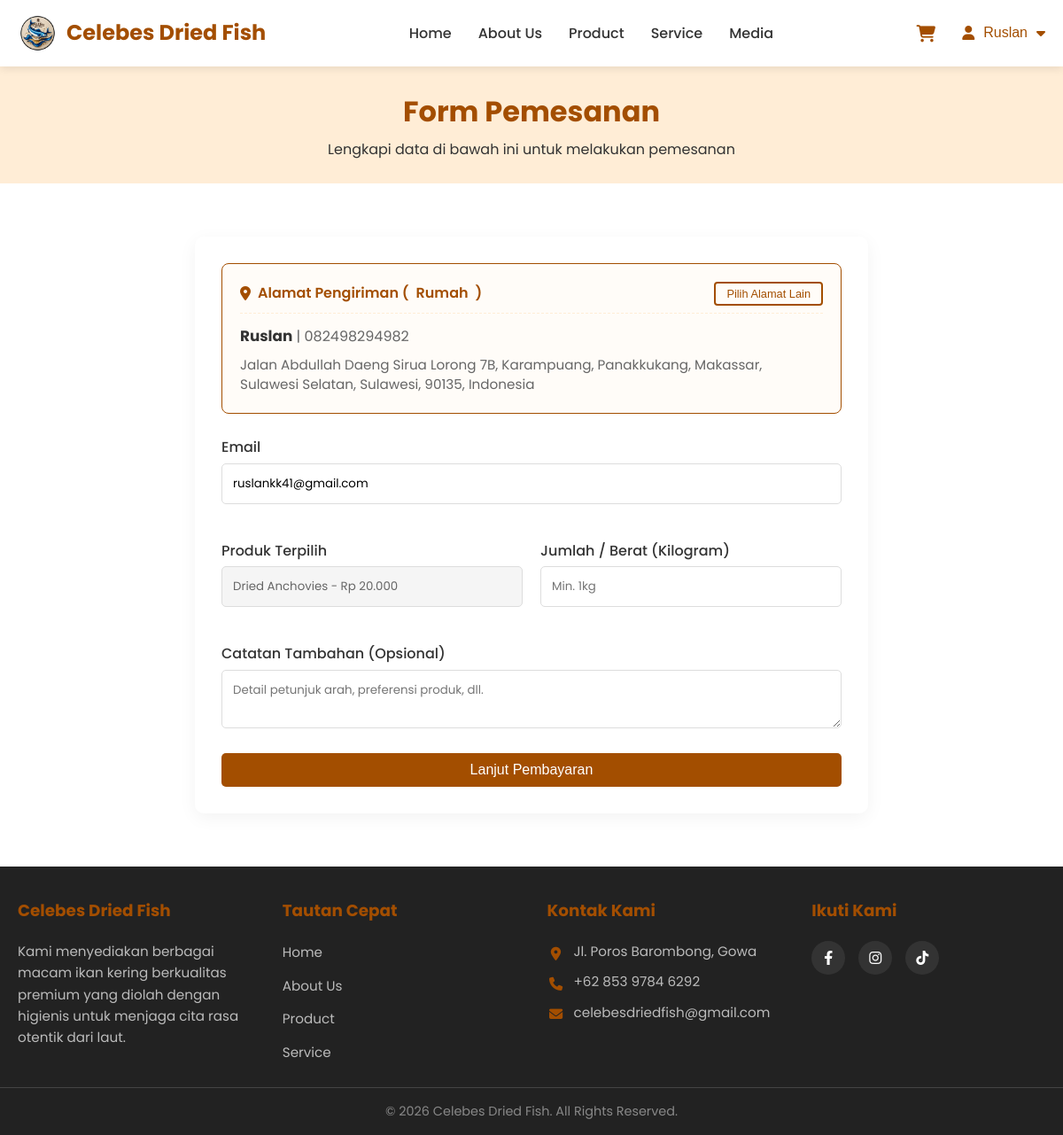
Screenshot of /order.php (signed in) with the database file from the repository.
### tables this page shows
CREATE TABLE `user_addresses` (
  `id` int(11) NOT NULL,
  `user_id` int(11) NOT NULL,
  `label` varchar(100) NOT NULL,
  `receiver_name` varchar(100) NOT NULL,
  `receiver_phone` varchar(20) NOT NULL,
  `address` text NOT NULL,
  `is_default` tinyint(1) DEFAULT 0,
  `created_at` timestamp NOT NULL DEFAULT current_timestamp()
);

CREATE TABLE `users` (
  `id` int(11) NOT NULL,
  `name` varchar(100) NOT NULL,
  `email` varchar(100) NOT NULL,
  `password` varchar(255) NOT NULL,
  `role` enum('user','admin') NOT NULL DEFAULT 'user',
  `created_at` timestamp NOT NULL DEFAULT current_timestamp()
);

CREATE TABLE `products` (
  `id` int(11) NOT NULL,
  `name` varchar(100) NOT NULL,
  `description` text DEFAULT NULL,
  `price` decimal(10,2) NOT NULL,
  `image` varchar(255) DEFAULT NULL,
  `created_at` timestamp NOT NULL DEFAULT current_timestamp()
);

### order.php (the view, shortened to what this page needs)
<?php
require_once 'config/database.php';
$user_id = $_SESSION['user_id'];
$addr_stmt = $conn->prepare("SELECT * FROM user_addresses WHERE user_id = ? ORDER BY is_default DESC, created_at DESC");
$addr_stmt->bind_param("i", $user_id);
$addr_stmt->execute();
$addr_res = $addr_stmt->get_result();
$addresses = [];
$default_address = null;
while ($row = $addr_res->fetch_assoc()) {
    $addresses[] = $row;
    if ($row['is_default']) {
        $default_address = $row;
    }
}
$user_email = '';
$user_stmt = $conn->prepare("SELECT email FROM users WHERE id = ?");
$user_stmt->bind_param("i", $user_id);
$user_stmt->execute();
$user_res = $user_stmt->get_result();
if ($user_row = $user_res->fetch_assoc()) {
    $user_email = $user_row['email'];
}
$products_query = $conn->query("SELECT id, name, price FROM products ORDER BY name ASC");
$products = [];
while ($row = $products_query->fetch_assoc()) {
    $products[] = $row;
}
require_once 'includes/header.php';
require_once 'includes/navbar.php';
?>
<div style="background-color: var(--primary-light); padding: 25px 0; text-align: center;">
    <div class="container">
        <h1 style="color: var(--primary-color); margin: 0 0 5px 0;">Form Pemesanan</h1>
        <p>Lengkapi data di bawah ini untuk melakukan pemesanan</p>
    </div>
</div>
<section style="padding: 60px 0;">
    <div class="container" style="max-width: 800px;">
        <div style="background: var(--white); padding: 30px; border-radius: 10px; box-shadow: 0 5px 20px rgba(0,0,0,0.05);">
            <?php if (!empty($addresses)): ?>
                <div id="selected-address-card" style="background: #fffcf8; padding: 20px; border-radius: 8px; border: 1.5px solid var(--primary-color); margin-bottom: 25px; position: relative;">
                    <div style="display: flex; justify-content: space-between; align-items: center; margin-bottom: 12px; border-bottom: 1px dashed var(--primary-light); padding-bottom: 8px;">
                        <span style="font-weight: 600; color: var(--primary-color); display: flex; align-items: center; gap: 8px;">
                            <i class="fas fa-map-marker-alt"></i> Alamat Pengiriman (<span id="active-label"><?php echo htmlspecialchars($default_address ? $default_address['label'] : $addresses[0]['label']); ?></span>)
                        </span>
                        <button type="button" class="btn btn-outline" style="padding: 4px 12px; font-size: 0.8rem; border-radius: 4px;" onclick="openAddressSelectModal()">Pilih Alamat Lain</button>
                    </div>
                    <div id="active-address-details">
                        <strong style="font-size: 1.05rem;" id="active-receiver-name"><?php echo htmlspecialchars($default_address ? $default_address['receiver_name'] : $addresses[0]['receiver_name']); ?></strong>
                        <span style="color: var(--text-light);" id="active-receiver-phone">| <?php echo htmlspecialchars($default_address ? $default_address['receiver_phone'] : $addresses[0]['receiver_phone']); ?></span>
                        <p style="margin-top: 8px; color: var(--text-light); font-size: 0.95rem; line-height: 1.5; white-space: pre-line;" id="active-address-text"><?php echo htmlspecialchars($default_address ? $default_address['address'] : $addresses[0]['address']); ?></p>
                    </div>
                </div>
            <?php endif; ?>
            <form action="order.php" method="POST" enctype="multipart/form-data">
                <div class="input-group" style="margin-top: 20px;">
                    <label for="email">Email</label>
                    <input type="email" id="email" name="email" value="<?php echo htmlspecialchars($user_email); ?>" required>
                </div>
                <?php
                $product_name_display = '';
                if (!empty($products)) {
                    $product_name_display = $products[0]['name'] . ' - Rp ' . number_format($products[0]['price'], 0, ',', '.');
                }
                ?>
                <div class="form-grid">
                    <div class="input-group" style="margin-top: 20px;">
                        <label>Produk Terpilih</label>
                        <input type="text" value="<?php echo htmlspecialchars($product_name_display); ?>" readonly style="background-color: #f5f5f5; border: 1px solid #ddd; cursor: not-allowed; color: #666;">
                    </div>
                    <div class="input-group" style="margin-top: 20px;">
                        <label for="amount">Jumlah / Berat (Kilogram)</label>
                        <input type="number" id="amount" name="amount" min="1" placeholder="Min. 1kg" required>
                    </div>
                </div>
                <div class="input-group" style="margin-top: 20px;">
                    <label for="note">Catatan Tambahan (Opsional)</label>
                    <textarea id="note" name="note" rows="2" placeholder="Detail petunjuk arah, preferensi produk, dll."></textarea>
                </div>
                <button type="submit" name="submit_order" class="btn btn-primary btn-block" style="margin-top: 20px;">Lanjut Pembayaran</button>
            </form>
        </div>
    </div>
</section>
<?php require_once 'includes/footer.php'; ?>

### assets/css/style.css (style rules this page uses)
:root { --primary-color: #a34e00; --primary-hover: #823e00; --primary-light: #ffedd6; --text-dark: #333333; --text-light: #666666; --white: #ffffff; --gray-light: #f4f4f4; --gray-border: #dddddd; --transition: all 0.3s ease; }
* { margin: 0; padding: 0; box-sizing: border-box; }
body { font-family: 'Poppins', sans-serif; color: var(--text-dark); line-height: 1.6; background-color: var(--white); overflow-x: hidden; }
.container { max-width: 1200px; margin: 0 auto; padding: 0 20px; }
.btn { display: inline-block; padding: 10px 24px; border-radius: 5px; font-weight: 500; cursor: pointer; transition: var(--transition); border: none; font-size: 1rem; }
.btn-primary { background-color: var(--primary-color); color: var(--white); }
.btn-outline { background-color: transparent; border: 2px solid var(--primary-color); color: var(--primary-color); }
.btn-block { display: block; width: 100%; }
.input-group { margin-bottom: 20px; }
.input-group label { display: block; margin-bottom: 5px; font-weight: 500; }
.input-group input, .input-group textarea, .input-group select { width: 100%; padding: 12px; border: 1px solid var(--gray-border); border-radius: 5px; font-family: inherit; transition: var(--transition); }
.form-grid { display: grid; grid-template-columns: 1fr 1fr; gap: 20px; }

### rows the page displays
user_addresses: label "Rumah", receiver_name "Ruslan", receiver_phone "082498294982", address "Jalan Abdullah Daeng Sirua Lorong 7B, Karampuang, Panakkukang, Makassar, Sulawesi Selatan, Sulawesi, 90135, Indonesia"
users: email "ruslankk41@gmail.com"
products: name+price "Dried Anchovies - Rp 20.000"

### other values shown
$_SESSION['user_name'] "Ruslan"
